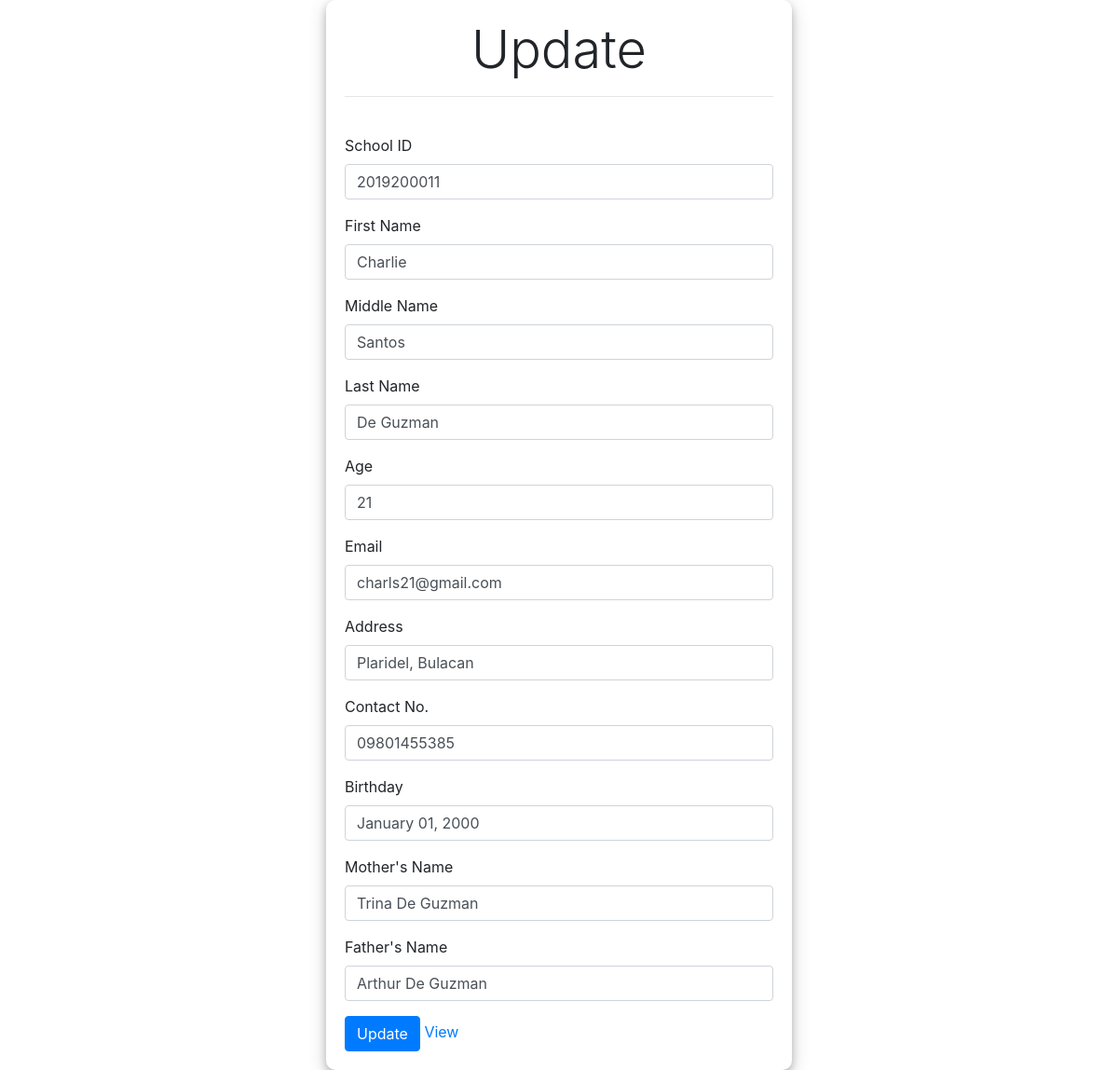
Page /update.php?id=2019200011 on the committed database.
### tables this page shows
CREATE TABLE `student_profile` (
  `id` int(60) NOT NULL,
  `fname` varchar(60) NOT NULL,
  `mname` varchar(60) NOT NULL,
  `lname` varchar(60) NOT NULL,
  `age` int(60) NOT NULL,
  `email` varchar(60) NOT NULL,
  `address` varchar(90) NOT NULL,
  `contactno` varchar(60) NOT NULL,
  `birthday` varchar(60) NOT NULL,
  `mothersname` varchar(60) NOT NULL,
  `fathersname` varchar(60) NOT NULL
);

### php/Update.php (called while the page is built)
<?php
if (isset($_GET['id'])) {
	include "conn.php";
	function validate($data){
        $data = trim($data);
        $data = stripslashes($data);
        $data = htmlspecialchars($data);
        return $data;
	}
	$id = validate($_GET['id']);
	$sql = "SELECT * FROM `student_profile` WHERE id=$id";
    $result = mysqli_query($conn, $sql);
    if (mysqli_num_rows($result) > 0) {
    	$row = mysqli_fetch_assoc($result);
    }else {
    	header("Location: read.php");
    }
}else if(isset($_POST['update'])){
    include "../conn.php";
    function validate($data){
        $data = trim($data);
        $data = stripslashes($data);
        $data = htmlspecialchars($data);
        return $data;
	}
	$stud_id = validate($_POST['id']);
	$firstname = validate($_POST['fname']);
	$middlename = validate($_POST['mname']);
	$lastname = validate($_POST['lname']);
	$age = validate($_POST['age']);
	$email = validate($_POST['email']);
	$address = validate($_POST['address']);
	$number = validate($_POST['contactno']);
	$birthday = validate($_POST['birthday']);
	$mothersname = validate($_POST['mothersname']);
	$fathersname = validate($_POST['fathersname']);
       $sql = "UPDATE `student_profile`
                SET id='$stud_id', fname='$fname', mname='$mname', lname='$lname', age='$age', email='$email', address='$address', contactno='number', birthday='$birthday', mothersname='$mothersname', fathersname='fathersname' WHERE id=$id ";
       $result = mysqli_query($conn, $sql);
       if ($result) {
       	  header("Location: ../read.php?success=successfully updated");
       }else {
          header("Location: ../update.php?id=$id&error=unknown error occurred&$user_data");
       }
}else {
	header("Location: read.php");
}
?>

### update.php (the view, shortened to what this page needs)
<?php include "php/Update.php"; ?>
<!DOCTYPE html>
<html>
<head>
	<link rel="stylesheet" href="https://maxcdn.bootstrapcdn.com/bootstrap/4.0.0/css/bootstrap.min.css">
    <link rel="stylesheet" href="css/style.css">
</head>
<body>
	<div class="container">
		<form action="php/Update.php"
		      method="post">
		   <h4 class="display-4 text-center">Update</h4><hr><br>
            <div class="form-group">
		     <label for="id">School ID</label>
		     <input type="id"
		           class="form-control"
		           id="id"
		           name="id"
		           value="<?=$row['id'] ?>" >
		   </div>
		   <div class="form-group">
		     <label for="fname">First Name</label>
		     <input type="fname"
		           class="form-control"
		           id="fname"
		           name="fname"
		           value="<?=$row['fname'] ?>" >
		   </div>
           <div class="form-group">
		     <label for="mname">Middle Name</label>
		     <input type="mname"
		           class="form-control"
		           id="mname"
		           name="mname"
		           value="<?=$row['mname'] ?>" >
		   </div>
           <div class="form-group">
		     <label for="lname">Last Name</label>
		     <input type="lname"
		           class="form-control"
		           id="lname"
		           name="lname"
		           value="<?=$row['lname'] ?>" >
		   </div>
           <div class="form-group">
		     <label for="age">Age</label>
		     <input type="age"
		           class="form-control"
		           id="age"
		           name="age"
		           value="<?=$row['age'] ?>" >
		   </div>
		   <div class="form-group">
		     <label for="email">Email</label>
		     <input type="email"
		           class="form-control"
		           id="email"
		           name="email"
		           value="<?=$row['email'] ?>" >
		   </div>
           <div class="form-group">
		     <label for="address">Address</label>
		     <input type="address"
		           class="form-control"
		           id="address"
		           name="address"
		           value="<?=$row['address'] ?>" >
		   </div>
           <div class="form-group">
		     <label for="contactno">Contact No. </label>
		     <input type="contactno"
		           class="form-control"
		           id="contactno"
		           name="contactno"
		           value="<?=$row['contactno'] ?>" >
		   </div>
           <div class="form-group">
		     <label for="birthday">Birthday </label>
		     <input type="birthday"
		           class="form-control"
		           id="birthday"
		           name="birthday"
		           value="<?=$row['birthday'] ?>" >
		   </div>
           <div class="form-group">
		     <label for="mothersname">Mother's Name </label>
		     <input type="mothersname"
		           class="form-control"
		           id="mothersname"
		           name="mothersname"
		           value="<?=$row['mothersname'] ?>" >
		   </div>
           <div class="form-group">
		     <label for="fathersname">Father's Name </label>
		     <input type="fathersname"
		           class="form-control"
		           id="fathersname"
		           name="fathersname"
		           value="<?=$row['fathersname'] ?>" >
		   </div>
		   <button type="submit"
		           class="btn btn-primary"
		           name="Update">Update</button>
		    <a href="read.php" class="link-primary">View</a>
	    </form>
	</div>
</body>
</html>

### css/style.css (style rules this page uses)
.container { min-height: 100vh; display: flex; justify-content: center; align-items: center; flex-direction: column; }
.container form { width: 500px; padding: 20px; border-radius: 10px; box-shadow: 0 4px 8px 0 rgba(0, 0, 0, 0.2), 0 6px 20px 0 rgba(0, 0, 0, 0.19); }

### rows in the picture
student_profile: id "2019200011", fname "Charlie", mname "Santos", lname "De Guzman", age "21", email "charls21@gmail.com", address "Plaridel, Bulacan", contactno "09801455385", birthday "January 01, 2000", mothersname "Trina De Guzman", fathersname "Arthur De Guzman"
